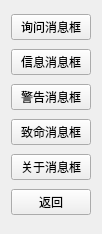
<?xml version="1.0" encoding="UTF-8"?>
<ui version="4.0">
 <class>msg</class>
 <widget class="QWidget" name="msg">
  <property name="geometry">
   <rect>
    <x>0</x>
    <y>0</y>
    <width>101</width>
    <height>234</height>
   </rect>
  </property>
  <property name="windowTitle">
   <string>Form</string>
  </property>
  <layout class="QVBoxLayout" name="verticalLayout">
   <item>
    <widget class="QPushButton" name="pushButtonQuestion">
     <property name="text">
      <string>询问消息框</string>
     </property>
    </widget>
   </item>
   <item>
    <widget class="QPushButton" name="pushButtonInfo">
     <property name="text">
      <string>信息消息框</string>
     </property>
    </widget>
   </item>
   <item>
    <widget class="QPushButton" name="pushButtonWarning">
     <property name="text">
      <string>警告消息框</string>
     </property>
    </widget>
   </item>
   <item>
    <widget class="QPushButton" name="pushButtonCritical">
     <property name="text">
      <string>致命消息框</string>
     </property>
    </widget>
   </item>
   <item>
    <widget class="QPushButton" name="pushButtonAbout">
     <property name="text">
      <string>关于消息框</string>
     </property>
    </widget>
   </item>
   <item>
    <widget class="QPushButton" name="pushButtonQuit">
     <property name="text">
      <string>返回</string>
     </property>
     <property name="icon">
      <iconset>
       <normaloff>../Desktop/return.png</normaloff>../Desktop/return.png</iconset>
     </property>
    </widget>
   </item>
  </layout>
 </widget>
 <resources/>
 <connections/>
</ui>
